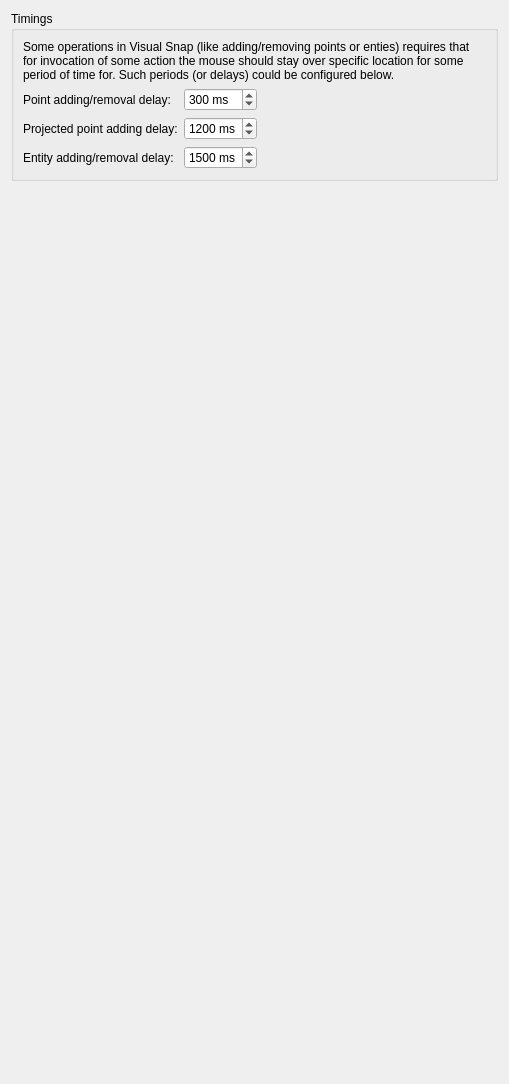
<?xml version="1.0" encoding="UTF-8"?>
<ui version="4.0">
 <class>LC_SettingsPageSnapVisualTiming</class>
 <widget class="QWidget" name="LC_SettingsPageSnapVisualTiming">
  <property name="geometry">
   <rect>
    <x>0</x>
    <y>0</y>
    <width>509</width>
    <height>1084</height>
   </rect>
  </property>
  <layout class="QGridLayout" name="gridLayout_2">
   <item row="0" column="0" colspan="2">
    <widget class="QGroupBox" name="groupBox_37">
     <property name="title">
      <string>Timings</string>
     </property>
     <layout class="QGridLayout" name="gridLayout_vt">
      <item row="2" column="1">
       <widget class="QSpinBox" name="sbVisualSnapVertexAddingDelay">
        <property name="toolTip">
         <string>Projected Point Adding Delay

Defines how long the mouse should be over projected snap point
until that point will be added to visual snap system as guiding point</string>
        </property>
        <property name="suffix">
         <string> ms</string>
        </property>
        <property name="minimum">
         <number>50</number>
        </property>
        <property name="maximum">
         <number>2000</number>
        </property>
        <property name="value">
         <number>1200</number>
        </property>
       </widget>
      </item>
      <item row="3" column="1">
       <widget class="QSpinBox" name="sbVisualSnapSnapDocEntityAddingDelay">
        <property name="toolTip">
         <string>Entity AddingRemoval Delay

Defines how long the mouse should be over document entity
until that entity will be added to visual snap system.</string>
        </property>
        <property name="suffix">
         <string> ms</string>
        </property>
        <property name="minimum">
         <number>50</number>
        </property>
        <property name="maximum">
         <number>2500</number>
        </property>
        <property name="value">
         <number>1500</number>
        </property>
       </widget>
      </item>
      <item row="1" column="0">
       <widget class="QLabel" name="label_47">
        <property name="text">
         <string>Point adding/removal delay:</string>
        </property>
        <property name="buddy">
         <cstring>sbVisualSnapPointAddingDelay</cstring>
        </property>
       </widget>
      </item>
      <item row="2" column="0">
       <widget class="QLabel" name="label_49">
        <property name="text">
         <string>Projected point adding delay:</string>
        </property>
        <property name="buddy">
         <cstring>sbVisualSnapVertexAddingDelay</cstring>
        </property>
       </widget>
      </item>
      <item row="2" column="2">
       <spacer name="horizontalSpacer_4">
        <property name="orientation">
         <enum>Qt::Orientation::Horizontal</enum>
        </property>
        <property name="sizeHint" stdset="0">
         <size>
          <width>0</width>
          <height>0</height>
         </size>
        </property>
       </spacer>
      </item>
      <item row="3" column="0">
       <widget class="QLabel" name="label_51">
        <property name="text">
         <string>Entity adding/removal delay:</string>
        </property>
        <property name="buddy">
         <cstring>sbVisualSnapSnapDocEntityAddingDelay</cstring>
        </property>
       </widget>
      </item>
      <item row="1" column="1">
       <widget class="QSpinBox" name="sbVisualSnapPointAddingDelay">
        <property name="toolTip">
         <string>Points Adding/Removal Delay

Defines how many milliseconds mouse should be over snap point
until that point will be added as guiding point to visual snap system</string>
        </property>
        <property name="suffix">
         <string> ms</string>
        </property>
        <property name="minimum">
         <number>50</number>
        </property>
        <property name="maximum">
         <number>2000</number>
        </property>
        <property name="value">
         <number>300</number>
        </property>
       </widget>
      </item>
      <item row="0" column="0" colspan="3">
       <widget class="QLabel" name="label_4">
        <property name="text">
         <string>Some operations in Visual Snap (like adding/removing points or enties) requires that for invocation of some action the mouse should stay over specific location for some period of time for. Such periods (or delays) could be configured below.</string>
        </property>
        <property name="wordWrap">
         <bool>true</bool>
        </property>
       </widget>
      </item>
     </layout>
    </widget>
   </item>
   <item row="1" column="0">
    <spacer name="verticalSpacer">
     <property name="orientation">
      <enum>Qt::Orientation::Vertical</enum>
     </property>
     <property name="sizeHint" stdset="0">
      <size>
       <width>0</width>
       <height>0</height>
      </size>
     </property>
    </spacer>
   </item>
  </layout>
 </widget>
 <resources/>
 <connections/>
</ui>
